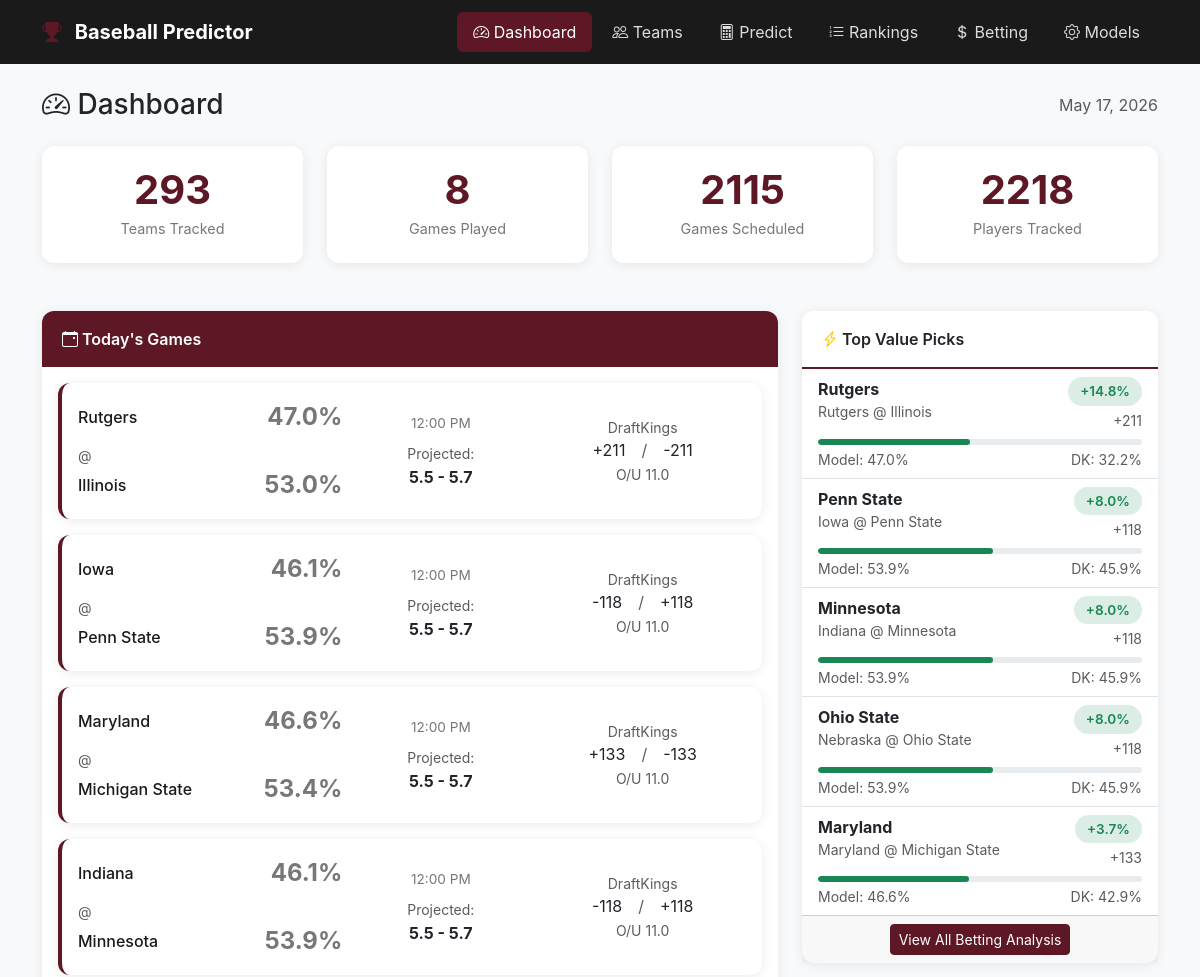
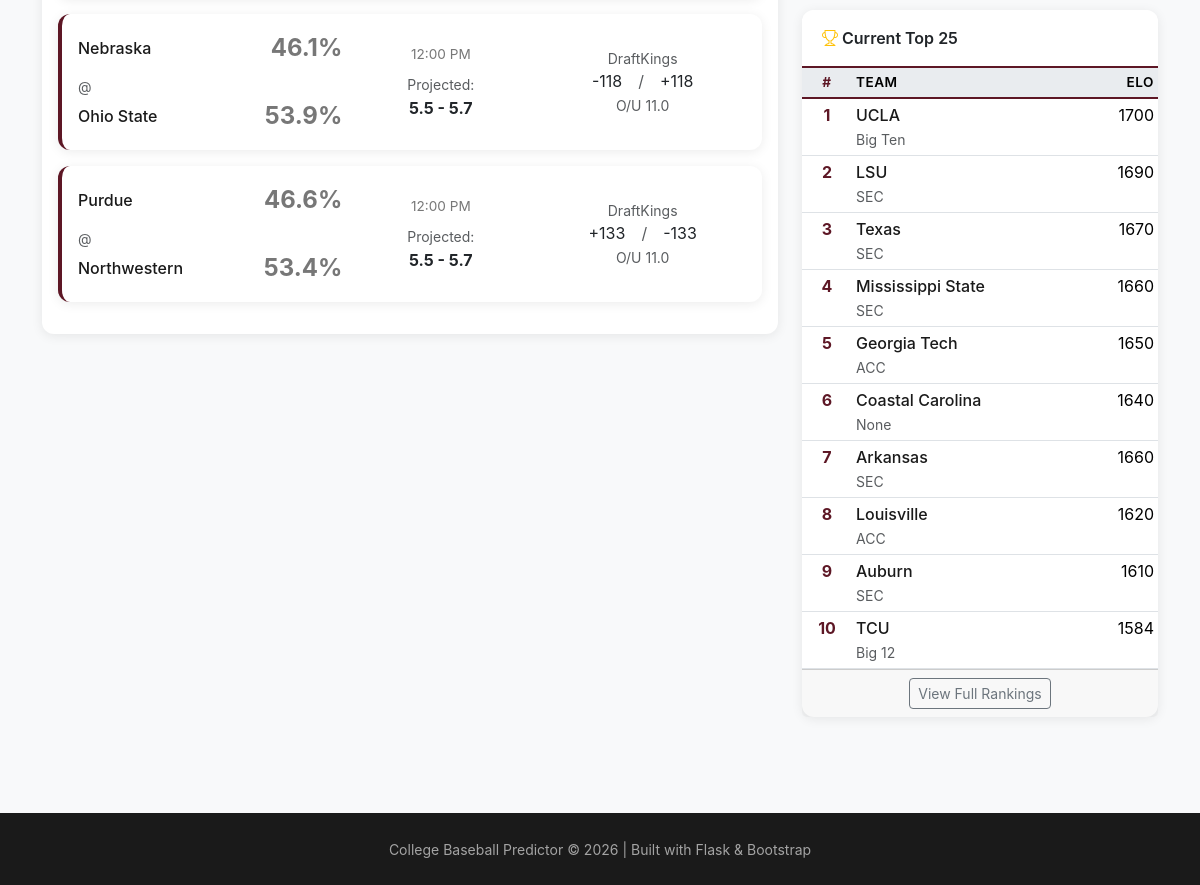
The page / on the database its author committed (2 pictures, top to bottom).
### tables this page shows
CREATE TABLE betting_lines (
            id INTEGER PRIMARY KEY AUTOINCREMENT,
            game_id TEXT,
            date TEXT NOT NULL,
            home_team_id TEXT NOT NULL,
            away_team_id TEXT NOT NULL,
            book TEXT DEFAULT 'draftkings',
            -- Moneyline (American odds)
            home_ml INTEGER,
            away_ml INTEGER,
            -- Run line
            home_spread REAL,
            home_spread_odds INTEGER,
            away_spread REAL,
            away_spread_odds INTEGER,
            -- Totals
            over_under REAL,
            over_odds INTEGER,
            under_odds INTEGER,
            -- Timestamps
            captured_at TEXT DEFAULT CURRENT_TIMESTAMP,
            FOREIGN KEY (home_team_id) REFERENCES teams(id),
            FOREIGN KEY (away_team_id) REFERENCES teams(id)
        );

CREATE TABLE teams (
            id TEXT PRIMARY KEY,
            name TEXT NOT NULL,
            nickname TEXT,
            conference TEXT,
            division TEXT,
            athletics_url TEXT,
            preseason_rank INTEGER,
            current_rank INTEGER,
            created_at TEXT DEFAULT CURRENT_TIMESTAMP,
            updated_at TEXT DEFAULT CURRENT_TIMESTAMP
        );

CREATE TABLE games (
            id TEXT PRIMARY KEY,
            date TEXT NOT NULL,
            time TEXT,
            home_team_id TEXT NOT NULL,
            away_team_id TEXT NOT NULL,
            home_score INTEGER,
            away_score INTEGER,
            winner_id TEXT,
            innings INTEGER DEFAULT 9,
            is_conference_game INTEGER DEFAULT 0,
            is_neutral_site INTEGER DEFAULT 0,
            tournament_id TEXT,
            venue TEXT,
            attendance INTEGER,
            notes TEXT,
            status TEXT DEFAULT 'scheduled',  -- scheduled, final, postponed, cancelled
            created_at TEXT DEFAULT CURRENT_TIMESTAMP,
            updated_at TEXT DEFAULT CURRENT_TIMESTAMP,
            FOREIGN KEY (home_team_id) REFERENCES teams(id),
            FOREIGN KEY (away_team_id) REFERENCES teams(id),
            FOREIGN KEY (tournament_id) REFERENCES tournaments(id)
        );

CREATE TABLE elo_ratings (
                    team_id TEXT PRIMARY KEY,
                    rating REAL DEFAULT 1500,
                    games_played INTEGER DEFAULT 0,
                    updated_at TEXT DEFAULT CURRENT_TIMESTAMP
                );

### web/app.py (the view)
@app.route('/')
def dashboard():
    todays_games = get_todays_games()
    value_picks = get_value_picks(5)
    top_25 = get_current_top_25()
    stats = get_quick_stats()
    conn = get_connection()
    c = conn.cursor()
    for team in top_25:
        c.execute('SELECT rating FROM elo_ratings WHERE team_id = ?', (team['id'],))
        row = c.fetchone()
        team['elo_rating'] = row[0] if row else None
    conn.close()
    return render_template('dashboard.html',
                          todays_games=todays_games,
                          value_picks=value_picks,
                          top_25=top_25,
                          stats=stats,
                          today=datetime.now().strftime('%B %d, %Y'))

### web/templates/dashboard.html (shortened to what this page needs)
{% extends "base.html" %}
{% block content %}
<div class="d-flex justify-content-between align-items-center mb-4">
    <h1 class="h3 mb-0">
        <i class="bi bi-speedometer2 text-maroon"></i> Dashboard
    </h1>
    <span class="text-muted">{{ today }}</span>
</div>
<div class="row mb-4">
    <div class="col-6 col-md-3">
        <div class="card stat-card">
            <div class="stat-value">{{ stats.total_teams }}</div>
            <div class="stat-label">Teams Tracked</div>
        </div>
    </div>
    <div class="col-6 col-md-3">
        <div class="card stat-card">
            <div class="stat-value">{{ stats.games_played }}</div>
            <div class="stat-label">Games Played</div>
        </div>
    </div>
    <div class="col-6 col-md-3">
        <div class="card stat-card">
            <div class="stat-value">{{ stats.games_scheduled }}</div>
            <div class="stat-label">Games Scheduled</div>
        </div>
    </div>
    <div class="col-6 col-md-3">
        <div class="card stat-card">
            <div class="stat-value">{{ stats.players_tracked or 0 }}</div>
            <div class="stat-label">Players Tracked</div>
        </div>
    </div>
</div>
<div class="row">
    <div class="col-lg-8">
        <div class="card">
            <div class="card-header bg-maroon">
                <i class="bi bi-calendar-event"></i> Today's Games
            </div>
            <div class="card-body">
                {% if todays_games %}
                    {% for game in todays_games %}
                    <div class="game-card card mb-3">
                        <div class="card-body">
                            <div class="row align-items-center">
                                <div class="col-md-5">
                                    <div class="d-flex justify-content-between align-items-center">
                                        <div>
                                            <a href="/team/{{ game.away_team_id }}" class="team-link">
                                                {{ game.away_team_name }}
                                            </a>
                                        </div>
                                        {% if game.prediction %}
                                        <span class="win-prob {% if game.prediction.away_win_probability > 0.6 %}high{% elif game.prediction.away_win_probability < 0.4 %}low{% else %}medium{% endif %}">
                                            {{ (game.prediction.away_win_probability * 100)|round(1) }}%
                                        </span>
                                        {% endif %}
                                    </div>
                                    <div class="mt-2">
                                        <small class="text-muted">@</small>
                                    </div>
                                    <div class="d-flex justify-content-between align-items-center">
                                        <div>
                                            <a href="/team/{{ game.home_team_id }}" class="team-link">
                                                {{ game.home_team_name }}
                                            </a>
                                        </div>
                                        {% if game.prediction %}
                                        <span class="win-prob {% if game.prediction.home_win_probability > 0.6 %}high{% elif game.prediction.home_win_probability < 0.4 %}low{% else %}medium{% endif %}">
                                            {{ (game.prediction.home_win_probability * 100)|round(1) }}%
                                        </span>
                                        {% endif %}
                                    </div>
                                </div>
                                <div class="col-md-3 text-center">
                                    <div class="game-time">{{ game.time or 'TBD' }}</div>
                                    {% if game.prediction %}
                                    <div class="mt-2">
                                        <small class="text-muted">Projected:</small>
                                        <div class="fw-bold">{{ game.prediction.projected_away_runs|round(1) }} - {{ game.prediction.projected_home_runs|round(1) }}</div>
                                    </div>
                                    {% endif %}
                                </div>
                                <div class="col-md-4 text-center">
                                    {% if game.home_ml and game.away_ml %}
                                    <small class="text-muted d-block">DraftKings</small>
                                    <div class="d-flex justify-content-center gap-3">
                                        <span>{{ game.away_ml|format_odds }}</span>
                                        <span class="text-muted">/</span>
                                        <span>{{ game.home_ml|format_odds }}</span>
                                    </div>
                                    {% if game.over_under %}
                                    <small class="text-muted">O/U {{ game.over_under }}</small>
                                    {% endif %}
                                    {% else %}
                                    <small class="text-muted">No lines available</small>
                                    {% endif %}
                                </div>
                            </div>
                        </div>
                    </div>
                    {% endfor %}
                {% else %}
                <div class="text-center text-muted py-4">
                    <i class="bi bi-calendar-x display-4"></i>
                    <p class="mt-2">No games scheduled for today</p>
                </div>
                {% endif %}
            </div>
        </div>
    </div>
    <div class="col-lg-4">
        <div class="card">
            <div class="card-header">
                <i class="bi bi-lightning-charge text-warning"></i> Top Value Picks
            </div>
            <div class="card-body p-0">
                {% if value_picks %}
                <div class="list-group list-group-flush">
                    {% for pick in value_picks %}
                    <div class="list-group-item">
                        <div class="d-flex justify-content-between align-items-start">
                            <div>
                                <strong>{{ pick.pick }}</strong>
                                <div class="small text-muted">{{ pick.game }}</div>
                            </div>
                            <div class="text-end">
                                <span class="value-indicator positive">
                                    +{{ pick.edge|round(1) }}%
                                </span>
                                <div class="small text-muted mt-1">{{ pick.moneyline|format_odds }}</div>
                            </div>
                        </div>
                        <div class="progress mt-2" style="height: 6px;">
                            <div class="progress-bar bg-success" style="width: {{ pick.model_prob * 100 }}%"></div>
                        </div>
                        <div class="d-flex justify-content-between small text-muted mt-1">
                            <span>Model: {{ (pick.model_prob * 100)|round(1) }}%</span>
                            <span>DK: {{ (pick.dk_implied * 100)|round(1) }}%</span>
                        </div>
                    </div>
                    {% endfor %}
                </div>
                {% else %}
                <div class="text-center text-muted py-4">
                    <p>No value picks available</p>
                </div>
                {% endif %}
            </div>
            <div class="card-footer text-center">
                <a href="/betting" class="btn btn-sm btn-maroon">View All Betting Analysis</a>
            </div>
        </div>
        <div class="card">
            <div class="card-header">
                <i class="bi bi-trophy text-warning"></i> Current Top 25
            </div>
            <div class="card-body p-0">
                {% if top_25 %}
                <div class="table-responsive">
                    <table class="table table-sm table-hover mb-0">
                        <thead>
                            <tr>
                                <th class="rank-col">#</th>
                                <th>Team</th>
                                <th class="text-end">Elo</th>
                            </tr>
                        </thead>
                        <tbody>
                            {% for team in top_25[:10] %}
                            <tr>
                                <td class="rank-col">{{ team.current_rank }}</td>
                                <td>
                                    <a href="/team/{{ team.id }}" class="team-link">{{ team.name }}</a>
                                    <br><small class="text-muted">{{ team.conference }}</small>
                                </td>
                                <td class="text-end">
                                    {% if team.elo_rating %}
                                    {{ team.elo_rating|round(0)|int }}
                                    {% else %}
                                    —
                                    {% endif %}
                                </td>
                            </tr>
                            {% endfor %}
                        </tbody>
                    </table>
                </div>
                {% else %}
                <div class="text-center text-muted py-4">
                    <p>No rankings available</p>
                </div>
                {% endif %}
            </div>
            <div class="card-footer text-center">
                <a href="/rankings" class="btn btn-sm btn-outline-secondary">View Full Rankings</a>
            </div>
        </div>
    </div>
</div>
{% endblock %}

### rows shown on the page
betting_lines: away_team_name "Rutgers", prediction "47.0", home_team_name "Illinois", prediction "53.0", time "12:00 PM", prediction.projected_away_runs "5.5", prediction.projected_home_runs "5.7", away_ml "+211", home_ml "-211", over_under "11.0", pick "Rutgers", game "Rutgers @ Illinois", edge "14.8", moneyline "+211", model_prob "47.0", dk_implied "32.2"
betting_lines: away_team_name "Iowa", prediction "46.1", home_team_name "Penn State", prediction "53.9", time "12:00 PM", prediction.projected_away_runs "5.5", prediction.projected_home_runs "5.7", away_ml "-118", home_ml "+118", over_under "11.0", pick "Penn State", game "Iowa @ Penn State", edge "8.0", moneyline "+118", {{ pick.model_prob * 100 }} 53.900000000000006 (drawn), model_prob "53.9", dk_implied "45.9"
betting_lines: away_team_name "Maryland", prediction "46.6", home_team_name "Michigan State", prediction "53.4", time "12:00 PM", prediction.projected_away_runs "5.5", prediction.projected_home_runs "5.7", away_ml "+133", home_ml "-133", over_under "11.0", pick "Maryland", game "Maryland @ Michigan State", edge "3.7", moneyline "+133", {{ pick.model_prob * 100 }} 46.599999999999994 (drawn), model_prob "46.6", dk_implied "42.9"
betting_lines: away_team_name "Indiana", prediction "46.1", home_team_name "Minnesota", prediction "53.9", time "12:00 PM", prediction.projected_away_runs "5.5", prediction.projected_home_runs "5.7", away_ml "-118", home_ml "+118", over_under "11.0", pick "Minnesota", game "Indiana @ Minnesota", edge "8.0", moneyline "+118", {{ pick.model_prob * 100 }} 53.900000000000006 (drawn), model_prob "53.9", dk_implied "45.9"
betting_lines: away_team_name "Nebraska", prediction "46.1", home_team_name "Ohio State", prediction "53.9", time "12:00 PM", prediction.projected_away_runs "5.5", prediction.projected_home_runs "5.7", away_ml "-118", home_ml "+118", over_under "11.0", pick "Ohio State", game "Nebraska @ Ohio State", edge "8.0", moneyline "+118", {{ pick.model_prob * 100 }} 53.900000000000006 (drawn), model_prob "53.9", dk_implied "45.9"
betting_lines: away_team_name "Purdue", prediction "46.6", home_team_name "Northwestern", prediction "53.4", time "12:00 PM", prediction.projected_away_runs "5.5", prediction.projected_home_runs "5.7", away_ml "+133", home_ml "-133", over_under "11.0"
teams: name "UCLA", conference "Big Ten"
elo_ratings: elo_rating "1700"
teams: name "LSU", conference "SEC"
elo_ratings: elo_rating "1690"
teams: name "Texas", conference "SEC"
elo_ratings: elo_rating "1670"
teams: name "Mississippi State", conference "SEC"
elo_ratings: elo_rating "1660"
teams: name "Georgia Tech", conference "ACC"
elo_ratings: elo_rating "1650"
teams: name "Coastal Carolina"
elo_ratings: elo_rating "1640"
teams: name "Arkansas", conference "SEC"
elo_ratings: elo_rating "1660"
teams: name "Louisville", conference "ACC"
elo_ratings: elo_rating "1620"
teams: name "Auburn", conference "SEC"
elo_ratings: elo_rating "1610"
teams: name "TCU", conference "Big 12"
elo_ratings: elo_rating "1584"

### other values the page prints
{{ stats.total_teams }} "293"
{{ stats.games_played }} "8"
{{ stats.games_scheduled }} "2115"
{{ stats.players_tracked or 0 }} "2218"
{{ team.current_rank }} "1" "2" "3" "4" "5" "6" "7" "8" "9" "10"
{{ team.conference }} "None"
